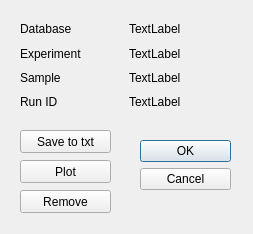
<?xml version="1.0" encoding="UTF-8"?>
<ui version="4.0">
 <class>viewDataset</class>
 <widget class="QDialog" name="viewDataset">
  <property name="geometry">
   <rect>
    <x>0</x>
    <y>0</y>
    <width>253</width>
    <height>234</height>
   </rect>
  </property>
  <property name="windowTitle">
   <string>Dialog</string>
  </property>
  <widget class="QDialogButtonBox" name="buttonBox">
   <property name="geometry">
    <rect>
     <x>140</x>
     <y>140</y>
     <width>91</width>
     <height>61</height>
    </rect>
   </property>
   <property name="orientation">
    <enum>Qt::Vertical</enum>
   </property>
   <property name="standardButtons">
    <set>QDialogButtonBox::Cancel|QDialogButtonBox::Ok</set>
   </property>
  </widget>
  <widget class="QWidget" name="horizontalLayoutWidget">
   <property name="geometry">
    <rect>
     <x>20</x>
     <y>20</y>
     <width>211</width>
     <height>91</height>
    </rect>
   </property>
   <layout class="QHBoxLayout" name="descriptionLayout">
    <item>
     <layout class="QVBoxLayout" name="labelLayout">
      <item>
       <widget class="QLabel" name="databaseBoxLabel">
        <property name="text">
         <string>Database</string>
        </property>
       </widget>
      </item>
      <item>
       <widget class="QLabel" name="experimentBoxLabel">
        <property name="text">
         <string>Experiment</string>
        </property>
       </widget>
      </item>
      <item>
       <widget class="QLabel" name="sampleBoxLabel">
        <property name="text">
         <string>Sample</string>
        </property>
       </widget>
      </item>
      <item>
       <widget class="QLabel" name="runIDBoxLabel">
        <property name="text">
         <string>Run ID</string>
        </property>
       </widget>
      </item>
     </layout>
    </item>
    <item>
     <layout class="QVBoxLayout" name="valueLayout">
      <item>
       <widget class="QLabel" name="databaseLabel">
        <property name="text">
         <string>TextLabel</string>
        </property>
       </widget>
      </item>
      <item>
       <widget class="QLabel" name="experimentLabel">
        <property name="text">
         <string>TextLabel</string>
        </property>
       </widget>
      </item>
      <item>
       <widget class="QLabel" name="sampleLabel">
        <property name="text">
         <string>TextLabel</string>
        </property>
       </widget>
      </item>
      <item>
       <widget class="QLabel" name="runIDLabel">
        <property name="text">
         <string>TextLabel</string>
        </property>
       </widget>
      </item>
     </layout>
    </item>
   </layout>
  </widget>
  <widget class="QPushButton" name="saveToTxtButton">
   <property name="geometry">
    <rect>
     <x>20</x>
     <y>130</y>
     <width>91</width>
     <height>23</height>
    </rect>
   </property>
   <property name="text">
    <string>Save to txt</string>
   </property>
  </widget>
  <widget class="QPushButton" name="plotButton">
   <property name="geometry">
    <rect>
     <x>20</x>
     <y>160</y>
     <width>91</width>
     <height>23</height>
    </rect>
   </property>
   <property name="text">
    <string>Plot</string>
   </property>
  </widget>
  <widget class="QPushButton" name="removeButton">
   <property name="geometry">
    <rect>
     <x>20</x>
     <y>190</y>
     <width>91</width>
     <height>23</height>
    </rect>
   </property>
   <property name="text">
    <string>Remove</string>
   </property>
  </widget>
 </widget>
 <resources/>
 <connections>
  <connection>
   <sender>buttonBox</sender>
   <signal>accepted()</signal>
   <receiver>viewDataset</receiver>
   <slot>accept()</slot>
   <hints>
    <hint type="sourcelabel">
     <x>248</x>
     <y>254</y>
    </hint>
    <hint type="destinationlabel">
     <x>157</x>
     <y>274</y>
    </hint>
   </hints>
  </connection>
  <connection>
   <sender>buttonBox</sender>
   <signal>rejected()</signal>
   <receiver>viewDataset</receiver>
   <slot>reject()</slot>
   <hints>
    <hint type="sourcelabel">
     <x>316</x>
     <y>260</y>
    </hint>
    <hint type="destinationlabel">
     <x>286</x>
     <y>274</y>
    </hint>
   </hints>
  </connection>
 </connections>
</ui>
